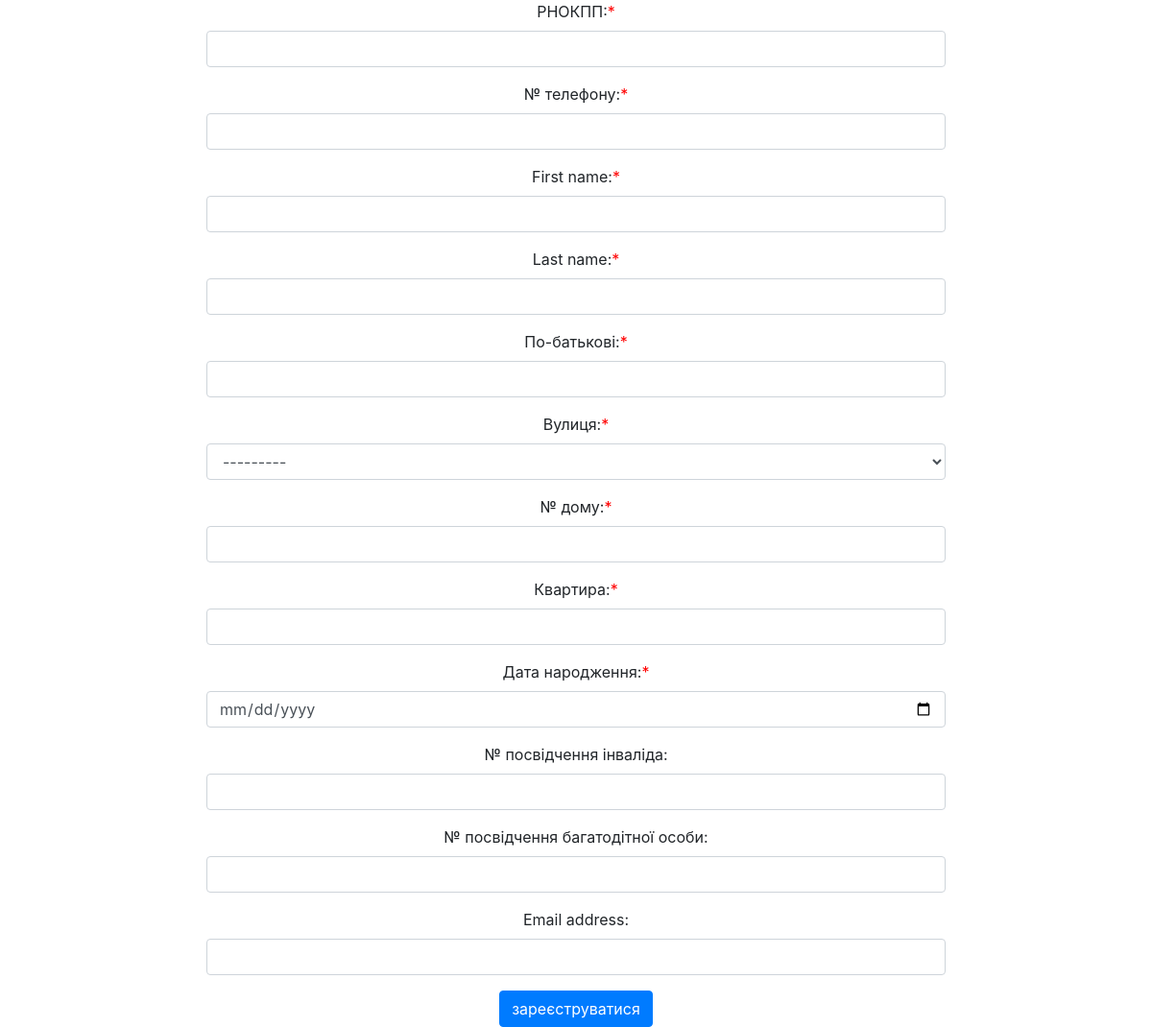
Before: /register with the older database file.
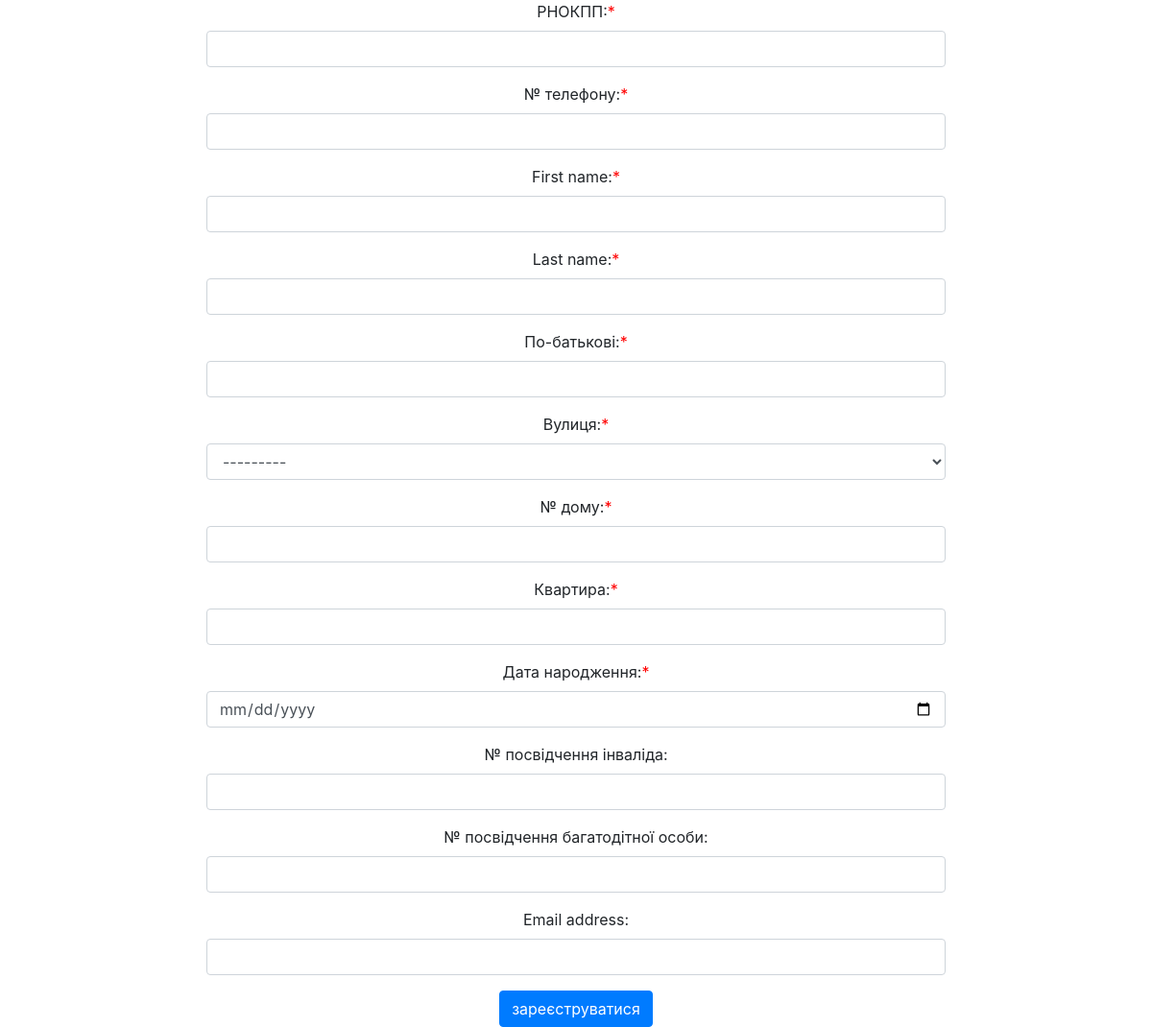
After: the same page with the newer database file.
### radisna/models.py (models this page shows)
class Streets(models.Model):
    street = models.CharField(max_length=64)
    def __str__(self):
        return f"{self.street.title()} "

### radisna/views.py (the view)
# urls.py: path("register", views.register, name="register"),
def register(request):
    if request.method == "POST":
        form = RForm(request.POST)
        username = request.POST["username"]
        password = request.POST["password"]
        email = request.POST["email"]
        first_name = request.POST["first_name"]
        last_name = request.POST["last_name"]
        patronymic = request.POST["patronymic"]
        home = request.POST["home"]
        apartment = request.POST["apartment"]
        date_birth = request.POST["date_birth"]
        invalid = request.POST["invalid"]
        many_children = request.POST["many_children"]
        street = request.POST['street']
        if len(username) != 10:
            return render(request, "radisna/register.html", {'form': form,
                                                             "message": "Не вірний РОНКПП"})
        if all([password[:3] != "039",
                password[:3] != "051",
                password[:3] != "050",
                password[:3] != "063",
                password[:3] != "066",
                password[:3] != "067",
                password[:3] != "068",
                password[:3] != "073",
                password[:3] != "091",
                password[:3] != "092",
                password[:3] != "093",
                password[:3] != "094",
                password[:3] != "095",
                password[:3] != "096",
                password[:3] != "097",
                password[:3] != "098",
                password[:3] != "099",
                ]):
            return render(request, "radisna/register.html", {'form': form,
                                                             "message": "Не вірний номер телефону"
                                                             })
        if len(password) != 10:
            return render(request, "radisna/register.html", {'form': form,
                                                             "message": "Не вірний номер телефону"
                                                             })
        if not first_name.isalpha():
            return render(request, "radisna/register.html", {'form': form,
                                                             "message": "У вашому імені не повино бути цифр"
                                                             })
        if not last_name.isalpha():
            return render(request, "radisna/register.html", {'form': form,
                                                             "message": "У вашому прізвищі не повино бути цифр"
                                                             })
        if not patronymic.isalpha():
            return render(request, "radisna/register.html", {'form': form,
                                                             "message": "По-батькові не може містити цифр"
                                                             })
        datelimit = datetime.now() - timedelta(days=21914)
        if not invalid and not many_children:
            if date_birth > datelimit.strftime("%Y-%m-%d"):
                return render(request, "radisna/register.html", {'form': form,
                                                                 "message": "Ваш вік повинен бути не меньшим за 60 років"
                                                                 })
        print(username)
        try:
            user = User.objects.create_user(username, email, password, first_name=first_name, last_name=last_name,
                                            home=home,
                                            apartment=apartment, date_birth=date_birth, patronymic=patronymic,
                                            phone=password, invalid=invalid, many_children=many_children,
                                            street=Streets.objects.get(pk=street), )
            user.save()
        except IntegrityError:
            return render(request, "radisna/register.html", {'form': form,
                                                             "message": "Цей громадянин вже зареестрований"
                                                             })
        login(request, user)
        return HttpResponseRedirect(reverse("helpme"))
    else:
        return render(request, "radisna/register.html", {'form': RForm})

### radisna/templates/radisna/register.html (shortened to what this page needs)
{% extends "radisna/layout.html" %}
{% load static %}
{% block body %}
<main>
    <div class="container" style="max-width: 800px;">
        <form action="{% url 'register' %}" method="post" >
        {% for field in form  %}
            {%if field.name == "email" or  field.name == "invalid" or  field.name == "many_children" %}
           {{field.label_tag}}
            {%else%}
            {{field.label_tag}}<span style="color:red;">*</span>
            {%endif%}
            <div class="form-group">{{field}}</div>
           {% endfor %}
        <input class="btn btn-primary" type="submit" value="зареєструватися">
        </form>
    </div>
</main>
{% endblock %}

### radisna/templates/radisna/layout.html (shortened to what this page needs)
{% load static %}
<!DOCTYPE html>
<html lang="uk">
    <head>
        <link rel="stylesheet" href="https://stackpath.bootstrapcdn.com/bootstrap/4.4.1/css/bootstrap.min.css">
        <link href="{% static 'radisna/css/styles.css' %}" rel="stylesheet">
    </head>
        {% block body %}
        {% endblock %}
</html>

Changed rows visible on the page:
added Streets: form "---------"
